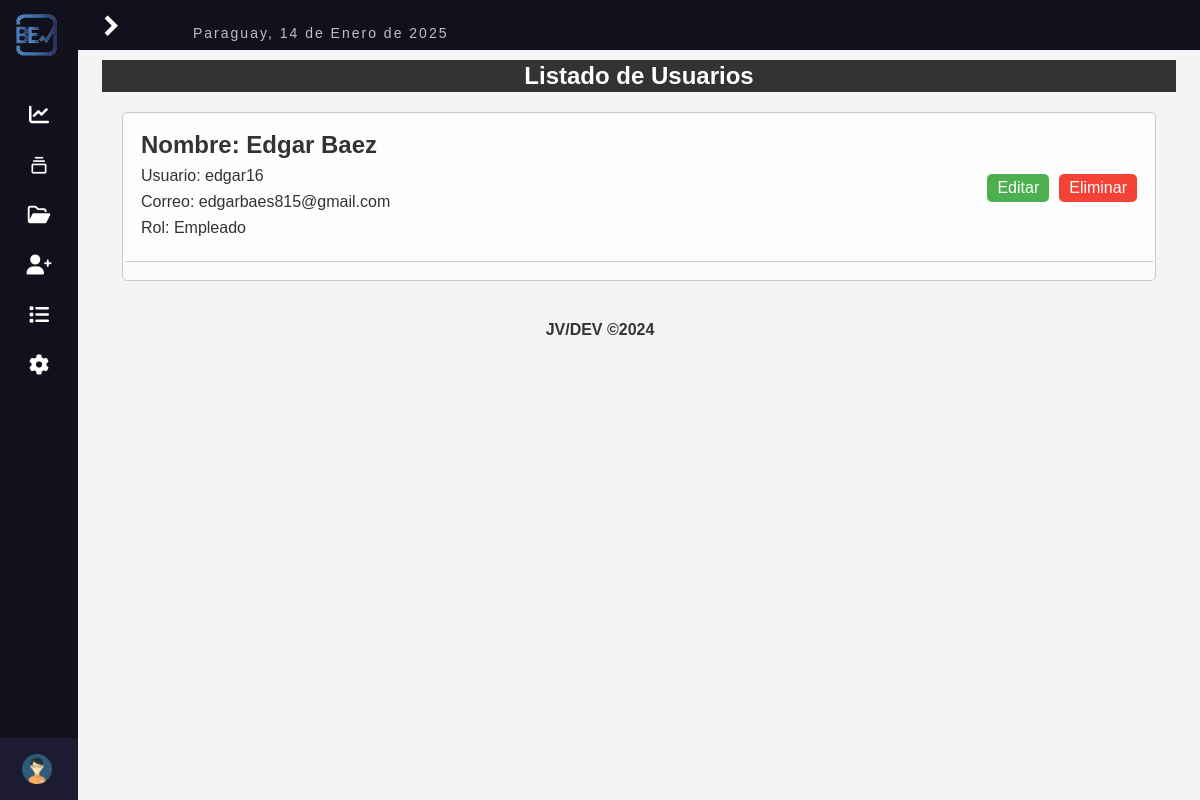
The app's page /sistema/lista_user.php (signed in) with its own data.
### tables this page shows
CREATE TABLE `user` (
  `id` int(11) NOT NULL,
  `nombre` varchar(30) NOT NULL,
  `username` varchar(15) NOT NULL,
  `email` varchar(50) NOT NULL,
  `pass` varchar(100) NOT NULL,
  `rol` int(11) NOT NULL,
  `state` int(11) NOT NULL DEFAULT 1
);

CREATE TABLE `rol` (
  `id` int(11) NOT NULL,
  `rango` varchar(25) NOT NULL
);

### sistema/lista_user.php (the view, shortened to what this page needs)
<?php
include "../db.php";
$query = mysqli_query($conection, "SELECT u.id AS userid, u.nombre, u.username, u.email, r.rango AS n_rol FROM user u
                                    INNER JOIN rol r ON u.rol = r.id
                                    WHERE u.id != 1
                                    AND u.state = 1
                                    ORDER BY u.id DESC");
$result = mysqli_num_rows($query);
?>
<!DOCTYPE html>
<html lang="en">
<head>
    <?php include "include/script.php"; ?>
</head>
<body>
    <?php include "include/nav.php"; ?>
    <section class="dashboard">
        <header class="user-header">
            <h1>Listado de Usuarios</h1>
        </header>
        <main class="main-user">
            <div class="scrollable-container">
                <ul class="user-list">
                    <?php
                    if ($result > 0) {
                    ?>
                        <ul class="user-list">
                            <?php
                            while ($row = mysqli_fetch_array($query)) {
                            ?>
                                <li class="user-item">
                                    <div class="user-info">
                                        <h2>Nombre: <?php echo $row['nombre']; ?></h2>
                                        <p>Usuario: <?php echo $row['username']; ?></p>
                                        <?php if (empty($row['email'])) { ?>
                                            <p>Correo: No posee correo</p>
                                        <?php } else { ?>
                                            <p>Correo: <?php echo $row['email']; ?></p>
                                        <?php } ?>
                                        <p>Rol: <?php echo $row['n_rol']; ?></p>
                                    </div>
                                    <div class="user-actions">
                                        <a class="btn_edit" href="editar_usuario.php?id=<?php echo $row['userid']; ?>">Editar</a>
                                        <a class="btn_delete" href="eliminar_usuario.php?id=<?php echo $row['userid']; ?>">Eliminar</a>
                                    </div>
                                </li>
                            <?php
                            }
                            ?>
                        <?php
                    }
                        ?>
                        </ul>
            </div>
        </main>
    </section>
    <?php include "include/footer.php"; ?>
</html>

### sistema/css/style_gral.css (style rules this page uses)
* { margin: 0; padding: 0; }
body { background-color: #f4f4f4; font-family: Arial, sans-serif; color: #333; display: flex; flex-direction: column; }
.user-header { background-color: #333; color: white; padding: 2px 0; text-align: center; }
.user-header h1 { margin: 0; }
.main-user { padding: 20px; }
.scrollable-container { max-height: 500px; overflow-y: auto; border: 1px solid #ccc; padding: 2px; background-color: rgba(255, 255, 255, 0.664); border-radius: 5px; }
.user-list { list-style-type: none; padding: 0; margin: 0; }
.user-item { background-color: rgba(255, 255, 255, 0.664); margin-bottom: 1rem; padding: 1rem; border-bottom: 1px solid #ccc; display: flex; justify-content: space-between; align-items: center; }
.user-item h2 { margin-top: 0; }
.user-item p { margin: 0.5rem 0; }
.user-actions { display: flex; gap: 10px; }
.btn_edit, .btn_delete { padding: 5px 10px; border-radius: 5px; border: none; cursor: pointer; }
.btn_edit { background-color: #4CAF50; color: white; text-decoration: unset; }
.btn_delete { background-color: #f44336; color: white; text-decoration: unset; }

### sistema/css/nav.css (style rules this page uses)
* { margin: 0; padding: 0; box-sizing: border-box; font-family: 'Poppins', sans-serif; }
.dashboard { position: relative; left: 260px; width: calc(100% - 260px); transition: all 0.5s ease; max-height: 89vh; padding: 10px 24px; }
.sidebar.close~.dashboard { left: 78px; width: calc(100% - 78px); }

### records on screen
user: nombre "Edgar Baez", username "edgar16", email "edgarbaes815@gmail.com", rol.rango "Empleado"

### other values on screen
fechaC() "14 de Enero de 2025"
